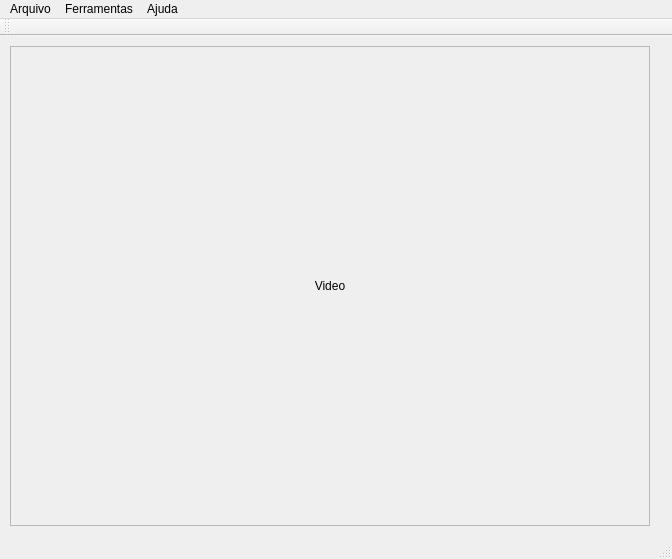
<?xml version="1.0" encoding="UTF-8"?>
<ui version="4.0">
 <class>MainWindow</class>
 <widget class="QMainWindow" name="MainWindow">
  <property name="geometry">
   <rect>
    <x>0</x>
    <y>0</y>
    <width>672</width>
    <height>559</height>
   </rect>
  </property>
  <property name="windowTitle">
   <string>MainWindow</string>
  </property>
  <widget class="QWidget" name="centralWidget">
   <widget class="QLabel" name="label">
    <property name="geometry">
     <rect>
      <x>10</x>
      <y>10</y>
      <width>640</width>
      <height>480</height>
     </rect>
    </property>
    <property name="whatsThis">
     <string/>
    </property>
    <property name="frameShape">
     <enum>QFrame::StyledPanel</enum>
    </property>
    <property name="text">
     <string>Video</string>
    </property>
    <property name="alignment">
     <set>Qt::AlignCenter</set>
    </property>
   </widget>
  </widget>
  <widget class="QMenuBar" name="menuBar">
   <property name="geometry">
    <rect>
     <x>0</x>
     <y>0</y>
     <width>672</width>
     <height>21</height>
    </rect>
   </property>
   <widget class="QMenu" name="menuArquivo">
    <property name="title">
     <string>Arquivo</string>
    </property>
    <addaction name="actionSair"/>
   </widget>
   <widget class="QMenu" name="menuFerramentas">
    <property name="title">
     <string>Ferramentas</string>
    </property>
    <widget class="QMenu" name="menuPorta">
     <property name="title">
      <string>Porta</string>
     </property>
     <addaction name="actionListar_Portas"/>
     <addaction name="actionTestar_Conexao"/>
     <addaction name="actionFechar_Conexao"/>
    </widget>
    <widget class="QMenu" name="menuCamera">
     <property name="title">
      <string>Camera</string>
     </property>
     <addaction name="actionAbrir_Camera"/>
     <addaction name="actionTestar_Camera"/>
     <addaction name="actionFechar_Camera"/>
     <addaction name="separator"/>
    </widget>
    <addaction name="menuCamera"/>
    <addaction name="separator"/>
    <addaction name="menuPorta"/>
   </widget>
   <widget class="QMenu" name="menuAjuda">
    <property name="title">
     <string>Ajuda</string>
    </property>
    <addaction name="actionSobre"/>
   </widget>
   <addaction name="menuArquivo"/>
   <addaction name="menuFerramentas"/>
   <addaction name="menuAjuda"/>
  </widget>
  <widget class="QToolBar" name="mainToolBar">
   <attribute name="toolBarArea">
    <enum>TopToolBarArea</enum>
   </attribute>
   <attribute name="toolBarBreak">
    <bool>false</bool>
   </attribute>
  </widget>
  <widget class="QStatusBar" name="statusBar"/>
  <action name="actionSair">
   <property name="text">
    <string>Sair</string>
   </property>
  </action>
  <action name="actionAbrir_Camera">
   <property name="text">
    <string>Abrir Camera</string>
   </property>
  </action>
  <action name="actionListar_Portas">
   <property name="text">
    <string>Listar Portas</string>
   </property>
  </action>
  <action name="actionTestar_Conexao">
   <property name="text">
    <string>Testar Conexao</string>
   </property>
  </action>
  <action name="actionSobre">
   <property name="text">
    <string>Sobre</string>
   </property>
  </action>
  <action name="actionFechar_Conexao">
   <property name="text">
    <string>Fechar Conexao</string>
   </property>
  </action>
  <action name="actionFechar_Camera">
   <property name="text">
    <string>Fechar Camera</string>
   </property>
  </action>
  <action name="actionTestar_Camera">
   <property name="text">
    <string>Testar Camera</string>
   </property>
  </action>
 </widget>
 <layoutdefault spacing="6" margin="11"/>
 <resources/>
 <connections/>
</ui>
